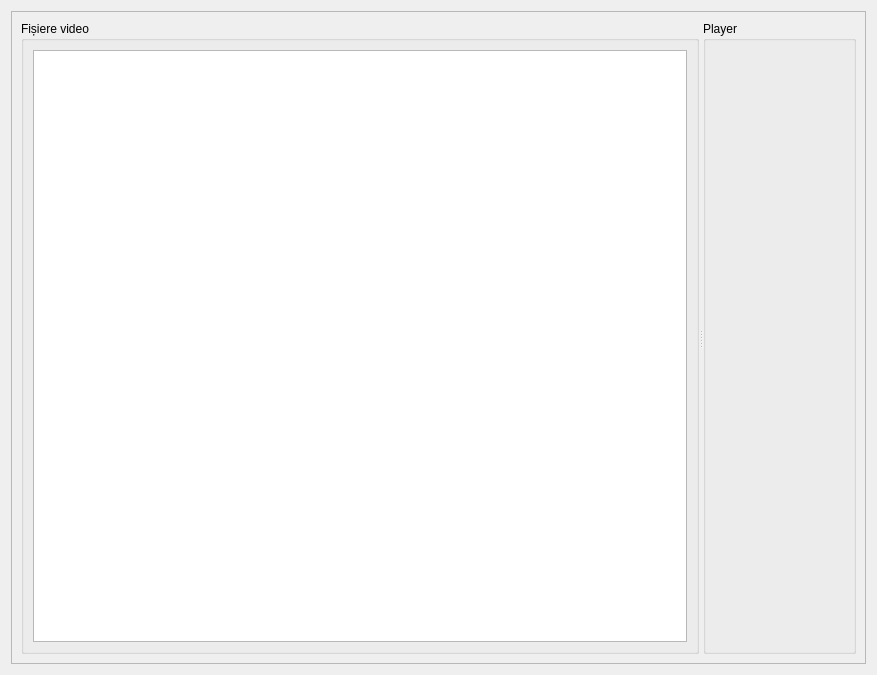
<?xml version="1.0" encoding="UTF-8"?>
<ui version="4.0">
 <class>ReportPageVideo</class>
 <widget class="QWidget" name="ReportPageVideo">
  <property name="geometry">
   <rect>
    <x>0</x>
    <y>0</y>
    <width>877</width>
    <height>675</height>
   </rect>
  </property>
  <property name="windowTitle">
   <string>Form</string>
  </property>
  <layout class="QGridLayout" name="gridLayout">
   <item row="0" column="0">
    <widget class="QScrollArea" name="scrollArea_video">
     <property name="widgetResizable">
      <bool>true</bool>
     </property>
     <widget class="QWidget" name="scrollAreaWidgetContents">
      <property name="geometry">
       <rect>
        <x>0</x>
        <y>0</y>
        <width>857</width>
        <height>655</height>
       </rect>
      </property>
      <layout class="QGridLayout" name="gridLayout_4">
       <item row="0" column="0">
        <widget class="QSplitter" name="splitter">
         <property name="orientation">
          <enum>Qt::Orientation::Horizontal</enum>
         </property>
         <widget class="QWidget" name="gridLayoutWidget">
          <layout class="QGridLayout" name="gridLayout_list">
           <item row="0" column="0">
            <widget class="QGroupBox" name="groupBox">
             <property name="sizePolicy">
              <sizepolicy hsizetype="Expanding" vsizetype="Expanding">
               <horstretch>0</horstretch>
               <verstretch>0</verstretch>
              </sizepolicy>
             </property>
             <property name="minimumSize">
              <size>
               <width>240</width>
               <height>0</height>
              </size>
             </property>
             <property name="title">
              <string>Fișiere video</string>
             </property>
             <layout class="QGridLayout" name="gridLayout_2">
              <item row="0" column="0">
               <layout class="QHBoxLayout" name="layout_toolBar"/>
              </item>
              <item row="1" column="0">
               <widget class="QListWidget" name="playList"/>
              </item>
             </layout>
            </widget>
           </item>
          </layout>
         </widget>
         <widget class="QWidget" name="gridLayoutWidget_2">
          <layout class="QGridLayout" name="gridLayout_video">
           <item row="0" column="0">
            <widget class="QGroupBox" name="groupBox_player">
             <property name="title">
              <string>Player</string>
             </property>
             <layout class="QGridLayout" name="gridLayout_3">
              <item row="0" column="0">
               <layout class="QGridLayout" name="gridLayout_player"/>
              </item>
             </layout>
            </widget>
           </item>
          </layout>
         </widget>
        </widget>
       </item>
      </layout>
     </widget>
    </widget>
   </item>
  </layout>
 </widget>
 <resources/>
 <connections/>
</ui>
